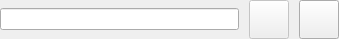
<?xml version="1.0" encoding="UTF-8"?>
<ui version="4.0">
 <class>FileSelectorWidget</class>
 <widget class="QWidget" name="FileSelectorWidget">
  <property name="geometry">
   <rect>
    <x>0</x>
    <y>0</y>
    <width>339</width>
    <height>39</height>
   </rect>
  </property>
  <property name="sizePolicy">
   <sizepolicy hsizetype="Preferred" vsizetype="Fixed">
    <horstretch>0</horstretch>
    <verstretch>0</verstretch>
   </sizepolicy>
  </property>
  <property name="minimumSize">
   <size>
    <width>0</width>
    <height>0</height>
   </size>
  </property>
  <property name="maximumSize">
   <size>
    <width>16777215</width>
    <height>16777215</height>
   </size>
  </property>
  <property name="focusPolicy">
   <enum>Qt::TabFocus</enum>
  </property>
  <property name="windowTitle">
   <string>Form</string>
  </property>
  <layout class="QGridLayout" name="file_selector_grid">
   <property name="leftMargin">
    <number>0</number>
   </property>
   <property name="topMargin">
    <number>0</number>
   </property>
   <property name="rightMargin">
    <number>0</number>
   </property>
   <property name="bottomMargin">
    <number>0</number>
   </property>
   <property name="spacing">
    <number>10</number>
   </property>
   <item row="0" column="1">
    <widget class="QToolButton" name="rem_file_tb">
     <property name="enabled">
      <bool>false</bool>
     </property>
     <property name="sizePolicy">
      <sizepolicy hsizetype="Preferred" vsizetype="Preferred">
       <horstretch>0</horstretch>
       <verstretch>0</verstretch>
      </sizepolicy>
     </property>
     <property name="minimumSize">
      <size>
       <width>0</width>
       <height>0</height>
      </size>
     </property>
     <property name="focusPolicy">
      <enum>Qt::WheelFocus</enum>
     </property>
     <property name="toolTip">
      <string>Clear field</string>
     </property>
     <property name="text">
      <string/>
     </property>
     <property name="icon">
      <iconset resource="../../res/resources.qrc">
       <normaloff>:/icons/icons/delete.png</normaloff>:/icons/icons/delete.png</iconset>
     </property>
     <property name="iconSize">
      <size>
       <width>32</width>
       <height>32</height>
      </size>
     </property>
    </widget>
   </item>
   <item row="0" column="0">
    <widget class="QLineEdit" name="filename_edt"/>
   </item>
   <item row="0" column="2">
    <widget class="QToolButton" name="sel_file_tb">
     <property name="sizePolicy">
      <sizepolicy hsizetype="Preferred" vsizetype="Preferred">
       <horstretch>0</horstretch>
       <verstretch>0</verstretch>
      </sizepolicy>
     </property>
     <property name="minimumSize">
      <size>
       <width>0</width>
       <height>0</height>
      </size>
     </property>
     <property name="focusPolicy">
      <enum>Qt::WheelFocus</enum>
     </property>
     <property name="toolTip">
      <string>Select file</string>
     </property>
     <property name="text">
      <string/>
     </property>
     <property name="icon">
      <iconset resource="../../res/resources.qrc">
       <normaloff>:/icons/icons/open.png</normaloff>:/icons/icons/open.png</iconset>
     </property>
     <property name="iconSize">
      <size>
       <width>32</width>
       <height>32</height>
      </size>
     </property>
    </widget>
   </item>
  </layout>
 </widget>
 <resources>
  <include location="../../res/resources.qrc"/>
  <include location="../../res/resources.qrc"/>
  <include location="../../res/resources.qrc"/>
 </resources>
 <connections/>
</ui>
